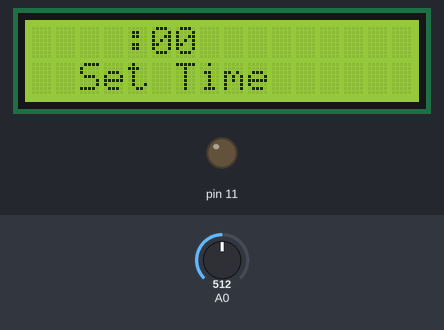
This sketch was run on a simulated Arduino Uno, built with avr-gcc and run on an emulated ATmega328P. On the bench: 16×2 character LCD, output pins drawn as LEDs (lit = HIGH). Inputs (shaded band) come from the test bench; at power-on: A0 = 512. What the sketch prints to the serial monitor is not drawn.

Above: at 0.24 s.
1.3 s: A0 set to 277
3.6 s: A0 set to 249
At 4.9 s:
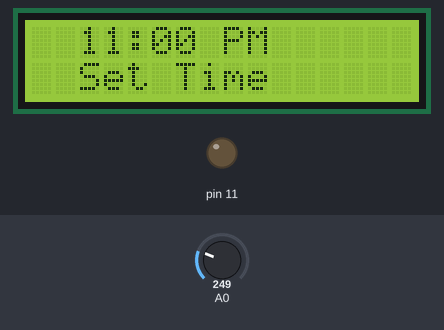
6.6 s: A0 set to 126
At 8.8 s:
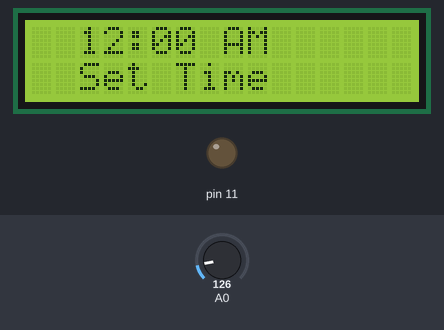
9.6 s: A0 set to 143
At 10.9 s:
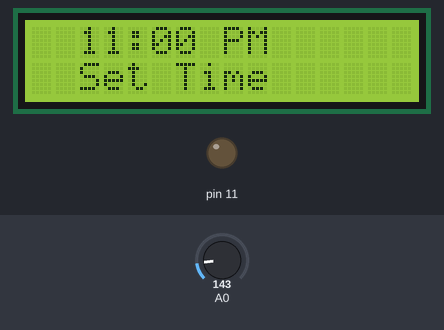
12.6 s: A0 set to 400
14.5 s: A0 set to 421
At 15.9 s:
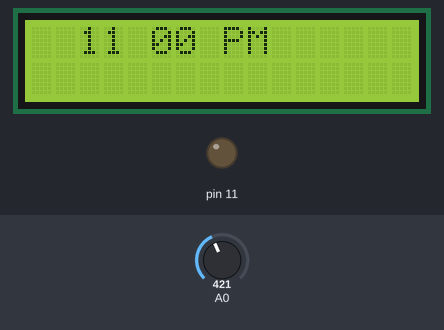
Timing chart, 0 to 17.5 s (numbered marks = the images above; inputs shaded):
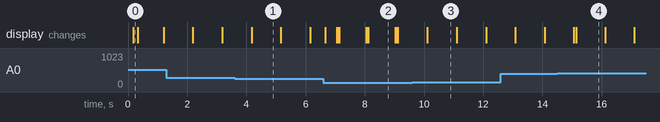

Measured:
- the behaviour switches between 259 and 258 on A0 (found by bisection; images 0 and 1)
- the behaviour switches between 135 and 136 on A0 (found by bisection; images 2 and 3)
- the behaviour switches between 409 and 410 on A0 (found by bisection; images 3 and 4)
- after the input at 3.6 s, the display: changes after 0.58 s (image 1)
- after the input at 6.6 s, the display: changes after 0.07 s (image 2)
- after the input at 9.6 s, the display: changes after 0.52 s (image 3)
- after the input at 14.5 s, the display: first changes after 0.57 s (image 4 shows a later state)

The sketch:

RTOS_ALC.ino
```cpp
#include <Arduino_FreeRTOS.h>


extern void main_acc(void);

// the setup function runs once when you press reset or power the board
void setup() {

  // initialize serial communication at 9600 bits per second:
  Serial.begin(9600);


 main_acc();


}

void loop()
{
  // Empty. Things are done in Tasks.
}

/*--------------------------------------------------*/
/*---------------------- Tasks ---------------------*/
/*--------------------------------------------------*/
```

Source omitted: main_acc.cpp (30673 bytes)
